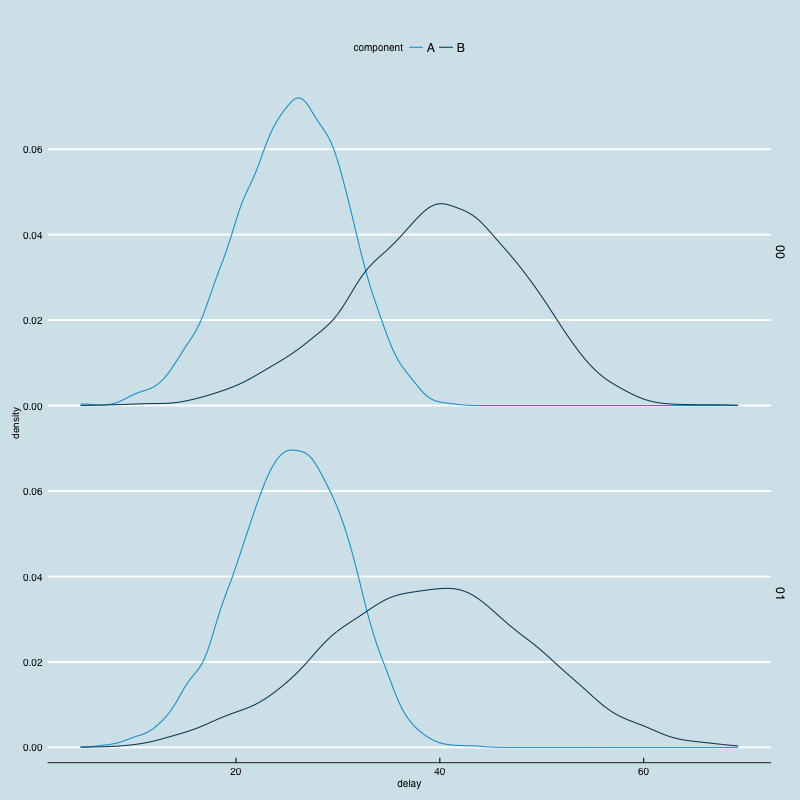

R code for this plot:
#!/usr/bin/env Rscript

library(ggplot2)
library(scales)
library(ggthemes)

data <- read.csv('practical.csv')
data$timestamp_obj <- as.POSIXct(data$timestamp, format="%Y-%m-%d %H:%M:%S")
data$hour <- as.factor(format(data$timestamp_obj, format="%H"))

png('practical_kde.png', width=800, height=800)

ggplot(data, aes(x=delay, color=component, group=component)) + 
    geom_line(stat='density') + 
    facet_grid(hour ~ .) +
    theme_economist() + 
    scale_colour_economist()
dev.off()
